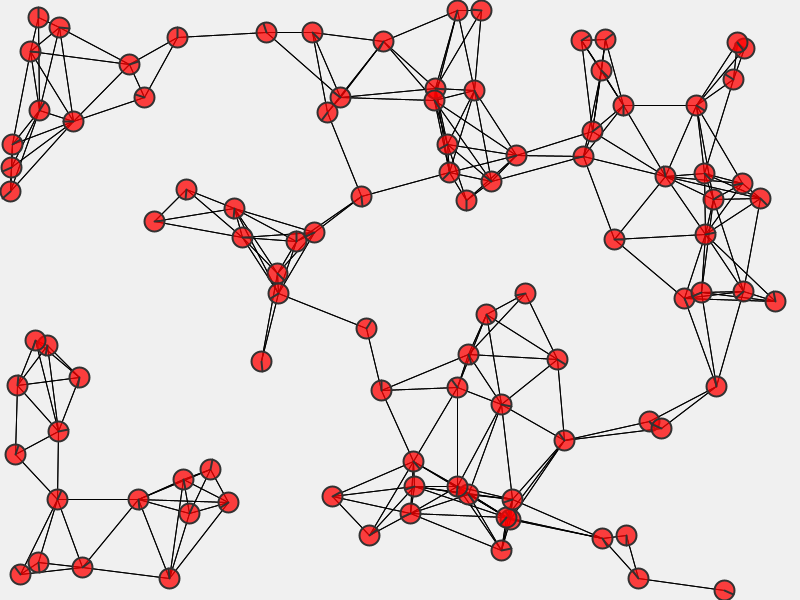
Frame 1 (no input)
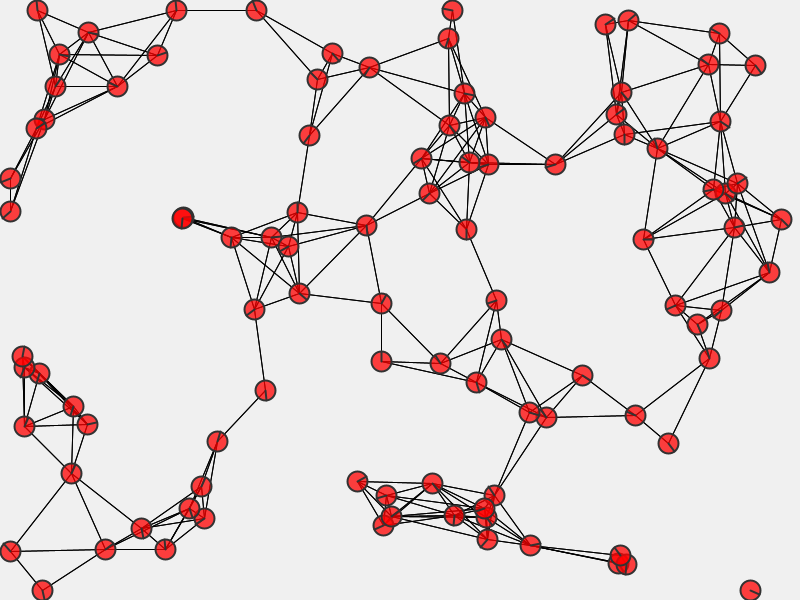
Frame 60 (the mouse pressed at the canvas centre just before this capture)
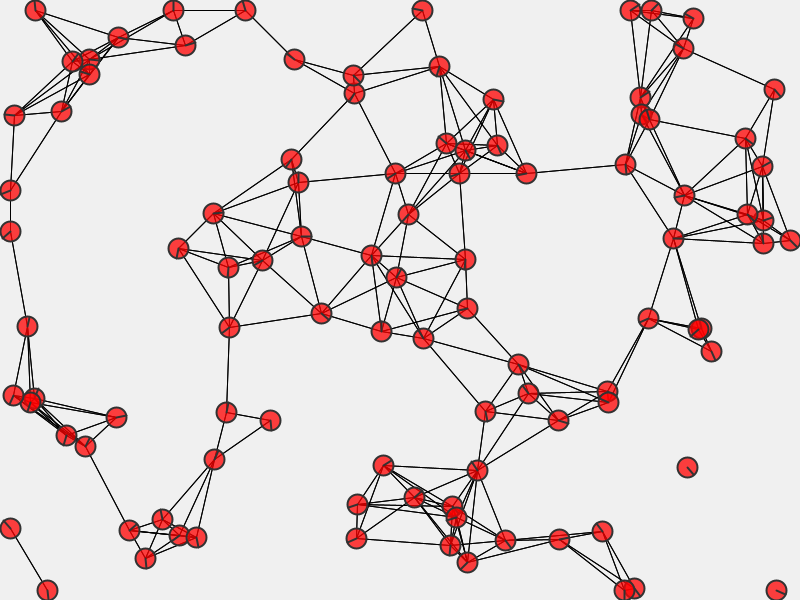
Frame 120 (the mouse held since frame 60 and released just before this capture)

The Processing sketch that drew these frames (run headless with seeded random() and noise(); from frame 60 on, the mouse is pressed at the canvas centre):

// Processing sketch: kilobot
// ── kilobot.pde

public final int KILO_NUM = 100;

CSimuWorld world = new CSimuWorld();

class CSimuWorld {
   ArrayList<CKilobot> kilobots;
   
   void init() {
     kilobots = new ArrayList<CKilobot>();
     
     for (int i = 0; i < KILO_NUM; i++) {
      int x = int(random(width));
      int y = int(random(height));
      kilobots.add(new CKilobot(i, 0, new PVector(x, y), random(-PI, PI)));
     } 
     
     //kilobots.add(new CKilobot(KILO_NUM -1, 1, new PVector(width/2, height/2), random(-PI, PI)));
   }
   
  void edge_detection() {
    for (int i = 0; i < KILO_NUM; i++) {
      CKilobot kilobot = kilobots.get(i);
      
      if (kilobot.get_pos().x > width - kilobot.get_radius()) {
        kilobot.set_pos(width - kilobot.get_radius(), kilobot.get_pos().y);
        kilobot.on_edge();
      }
      
      if (kilobot.get_pos().y > height - kilobot.get_radius()) {
        kilobot.set_pos(kilobot.get_pos().x, height - kilobot.get_radius());
        kilobot.on_edge();
      }  
      
      if (kilobot.get_pos().x < 0 + kilobot.get_radius()) {
        kilobot.set_pos(kilobot.get_radius(), kilobot.get_pos().y);
        kilobot.on_edge();
      }
      
      if (kilobot.get_pos().y < 0 + kilobot.get_radius()) {
        kilobot.set_pos(kilobot.get_pos().x, kilobot.get_radius());
        kilobot.on_edge();
      }
    }
  }

  void collision_detection() {
    /*
    for (int i = 0; i < KILO_NUM; i++) {
      for (int j = i+1; j < KILO_NUM; j++) {
        if (kilobot.get_pos().dist(kilobots[j].get_pos()) < 
            kilobot.get_radius() + kilobots[j].get_radius()) {
              kilobot.on_collision(kilobots[j]);
            }
      
      }
    }
    */
  }
  
  void update_radar() {
    ;
  }
  
  void run() {
    // run kilobot
    for (int i = 0; i < KILO_NUM; i++) {
      CKilobot kilobot = kilobots.get(i);
      kilobot.run();
    }
    
    // edge dection
    edge_detection();
    
    // collision dection
    collision_detection();
    
    // communication
    for (int i = 0; i < KILO_NUM; i++) {
      CKilobot kilobotA = kilobots.get(i);
      for (int j = 0; j < KILO_NUM; j++) {
        CKilobot kilobotB = kilobots.get(j);
        
        if ((i != j) && kilobotA.get_enable_tx() && (is_neighbour(kilobotA, kilobotB)) ) {
          kilobotB.on_receiveMsg(kilobotA.get_tx_msg());
          PVector v1, v2;
          v1 = kilobotA.get_pos();
          v2 = kilobotB.get_pos();
          line(v1.x, v1.y, v2.x, v2.y);        
        }
      }
    }     
    
    // draw kilobot
    for (int i = 0; i < KILO_NUM; i++) {
      CKilobot kilobot = kilobots.get(i);
      kilobot.on_draw();
    } 
  }
  
  boolean is_neighbour(CKilobot bot_a, CKilobot bot_b) {
    PVector v1, v2;
    v1 = bot_a.get_pos();
    v2 = bot_b.get_pos();

    if ( PVector.sub(v1,v2).mag() < 100) {
      return true;
    }
    else {
      return false;
    }
  }
}


void setup() {
  size(800, 600);
  world.init();
}


void draw() {
  background(240);
  world.run();
}

// ── CKilobot.pde

class CKilobot{
  int        ID;
  PVector    pos;
  PVector    pos_last;
  float      heading;
  int        radius;
  float      linear_speed;
  float      angular_speed;
  color      LED;
  int        LED_brightness;
  
  byte[]     msg_rx;
  byte[]     msg_tx;  
  boolean    enable_tx;
  
  // user defined data
  int        neighbour_num;
  
  CKilobot(int _ID, int _type, PVector _pos, float _heading) {
    ID = _ID;
    pos = _pos;
    pos_last = _pos;
    heading = _heading;
    
    if (_type == 0) {
      radius = 10;
      linear_speed = 0.5;
      enable_tx();
    }
    else {
      radius = 20;
      linear_speed = 0.5;
      enable_tx();
    }
    
    LED = color(255, 0, 0);
    LED_brightness = 20;//int(random(100));
    // init communication
    msg_rx = new byte[6];
    msg_tx = new byte[6];
    msg_tx[0] = byte(ID);
  }
  
  boolean get_enable_tx() {return enable_tx;}
  void enable_tx() {enable_tx = true;}
  void disable_tx() {enable_tx = false;}
  byte[] get_tx_msg() {return msg_tx;}  
  
  void set_pos(float pos_x, float pos_y) {
    pos.x = pos_x;
    pos.y = pos_y; 
  }
  
  void set_color(color new_color) {
    LED = new_color;
  }
  
  PVector get_pos() {
    return pos;
  }
  
  int get_radius() {
    return radius;
  }
  
  void run() {
    controller();
    
    pos_last.x = pos.x;
    pos_last.y = pos.y;
    
    heading += random(-0.002, 0.002);
    if (heading > PI) {
      heading = PI;
    }
    else if (heading < -PI) {
      heading = -PI;
    }
    pos.x = pos.x + linear_speed * cos(heading);
    pos.y = pos.y + linear_speed * sin(heading);
    
  }
  
  void on_draw() {
    pushStyle();
    pushMatrix();
    
    translate(pos.x, pos.y);
    
    // draw radar
    //noStroke();
    //fill(color(255,0,0), 50);
    //ellipse(0, 0, 200, 200);
    
    // draw body
    stroke(50);
    strokeWeight(2);
    fill(LED, 200 * sin(TWO_PI * LED_brightness / 100.0) );
    //LED_brightness = (LED_brightness + 1) % 100;
    ellipse(0, 0, radius*2, radius*2);
    line(0, 0, radius * cos(heading), radius * sin(heading));
    
    popMatrix();
    popStyle();
  }  
  
  void on_collision(CKilobot kilobot_opp) {
    float heading_copy = heading;
    
    set_color(color(0, 0, 255));
    pos.x = pos_last.x;
    pos.y = pos_last.y;
    //heading = heading + 0.001 * kilobot_opp.heading;
    heading = kilobot_opp.heading;
    
    kilobot_opp.set_color(color(0, 0, 255));
    kilobot_opp.pos.x = kilobot_opp.pos_last.x;
    kilobot_opp.pos.y = kilobot_opp.pos_last.y;
    //kilobot_opp.heading = kilobot_opp.heading + 0.001 * heading_copy;
    kilobot_opp.heading = heading_copy;
  }
  
  void on_edge() {
    ;
  }
  
  void on_receiveMsg(byte[] msg) {
    ;
  }
  
  void controller() {
    //LED = color(255, 0, 0);
  }
  
}
